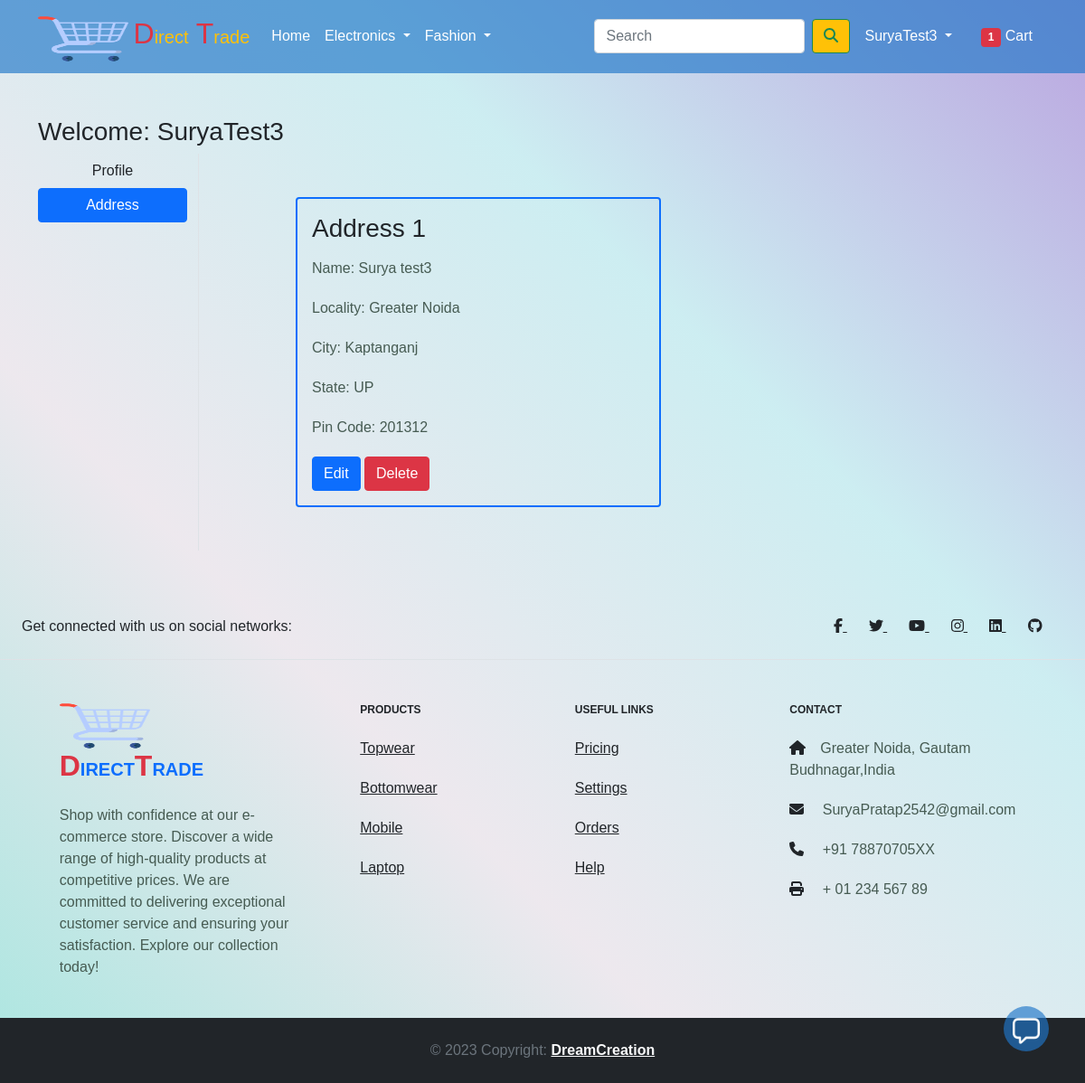
The page /address/ (signed in) on the database its author committed.
### app/models.py (models this page shows, shortened)
class Customer(models.Model):
    user=models.ForeignKey(User,on_delete=models.CASCADE)
    name=models.CharField(max_length=200)
    locality=models.CharField(max_length=200)
    city=models.CharField(max_length=50)
    zipcode=models.IntegerField()
    state=models.CharField(choices=STATE_CHOICES,max_length=50)

### app/views.py (the view)
# urls.py: path('address/', views.address, name='address'),
@login_required
def address(request):
    add = Customer.objects.filter(user=request.user)
    return render(request, 'app/address.html', {'add': add, 'active': 'btn-primary'})

### app/context_processors.py (called while the page is built)
def cart_count(request):
    if request.user.is_authenticated:
        cart_count = Cart.objects.filter(user=request.user).count()
    else:
        cart_count = 0
    return {'cart_count': cart_count}

### app/templates/app/address.html (shortened to what this page needs)
{% extends 'app/base.html' %}
{% load static %}
{% block main-content %}
<div class="container my-5">
    <div class="row">
        <h3>Welcome: <span class="text-capitalize">{{ request.user }}</span></h3>
        <div class="col-sm-2 border-end">
            <ul class="list-unstyled">
                <li class="d-grid"><a href="{% url 'profile' %}" class="btn">Profile</a></li>
                <li class="d-grid"><a href="{% url 'address' %}" class="btn {{ active }}">Address</a></li>
            </ul>
        </div>
        <div class="col-sm-9 offset-sm-1 mt-5">
            <div class="row">
                {% for ad in add %}
                <div class="col-sm-6">
                    <div class="card bg-transparent border border-primary border-2 border-rounded mb-5">
                        <div class="card-body">
                            <h3>Address {{ forloop.counter }}</h3>
                            <p>Name: {{ ad.name }}</p>
                            <p>Locality: {{ ad.locality }}</p>
                            <p>City: {{ ad.city }}</p>
                            <p>State: {{ ad.state }}</p>
                            <p>Pin Code: {{ ad.zipcode }}</p>
                            <div class="mt-3">
                                <a href="{% url 'edit_address' address_id=ad.id %}" class="btn btn-primary">Edit</a>
                                <form action="{% url 'delete_address' address_id=ad.id %}" method="post" style="display: inline;">
                                    <button type="submit" class="btn btn-danger">Delete</button>
                                </form>
                            </div>
                        </div>
                    </div>
                </div>
                {% endfor %}
            </div>
        </div>
    </div>
</div>
{% endblock main-content %}

### app/templates/app/base.html (shortened to what this page needs)
<!doctype html>
{% load static %}
<html lang="en">
<head>
  <link href="https://cdn.jsdelivr.net/npm/bootstrap@5.0.0-beta1/dist/css/bootstrap.min.css" rel="stylesheet"
>
  <link rel="stylesheet" href="{% static 'app/css/owl.carousel.min.css' %}">
  <link rel="stylesheet" href="{% static 'app/css/all.min.css' %}">
  <link rel="stylesheet" href="{% static 'app/css/style.css' %}">
  <link rel="stylesheet" href="{% static 'app/css/card.css' %}">
  <link rel="stylesheet" href="{% static 'app/css/chat.css' %}">
</head>
<body>
  <nav class="navbar navbar-expand-lg ">
    <div class="container">
      <a class="navbar-brand text-warning" href="/"> <img src="{% static 'app/images/shopping-cart.png' %}" width="100"
          height="50" margin-left="-30px" class="logo" alt="">
        <span class="text-danger fs-2">D</span>irect<span class="text-danger fs-2"> T</span>rade</a>
      <div class="collapse navbar-collapse" id="navbarSupportedContent">
        <ul class="navbar-nav me-auto mb-2 mb-lg-0">
          <li class="nav-item">
            <a class="nav-link active text-white" aria-current="page" href="/">Home</a>
          </li>
          <li class="nav-item dropdown">
            <a class="nav-link dropdown-toggle text-white" href="#" id="electronicsDropdown" role="button"
              data-bs-toggle="dropdown" aria-expanded="false">
              Electronics
            </a>
          </li>
          <li class="nav-item dropdown">
            <a class="nav-link dropdown-toggle text-white" href="#" id="fashionDropdown" role="button"
              data-bs-toggle="dropdown" aria-expanded="false">
              Fashion
            </a>
          </li>
        </ul>
        <form class="d-flex" action="{% url 'search_results' %}" method="GET">
          <input class="form-control me-2" type="search" placeholder="Search" aria-label="Search" name="q">
          <button class="btn btn-warning btn-outline-success" type="submit"> <i class="fas fa-search"></i></button>
        </form>
        <div>
          <ul class="navbar-nav me-auto mb-2 mb-lg-0">
            {% if request.user.is_authenticated %}
            <li class="nav-item dropdown mx-2">
              <a class="nav-link dropdown-toggle text-white" href="#" id="profileDropdown" role="button"
                data-bs-toggle="dropdown" aria-expanded="false">
                <span class="text-capitalize">{{request.user.username|capfirst}}</span>
              </a>
            </li>
            <li class="nav-item mx-2">
              <a href="{% url 'showcart' %}" class="nav-link text-white">
                  <span class="badge bg-danger">{{ cart_count }}</span>
                  Cart
              </a>
            </li>
            {% endif %}
          </ul>
        </div>
      </div>
    </div>
  </nav>
  {% block main-content %} {% endblock main-content %}
  <footer class="text-center text-lg-start bgc text-muted">
    <section class="d-flex justify-content-center justify-content-lg-between p-4 border-bottom text-dark">
      <div class="me-5 d-none d-lg-block">
        <span>Get connected with us on social networks:</span>
      </div>
      <div>
        <a href="https://www.facebook.com/profile.php?id=100029290171764" class="me-4 text-dark">
          <i class="fab fa-facebook-f"></i>
        </a>
        <a href="https://twitter.com/suryapratp788" class="me-4 text-reset">
          <i class="fab fa-twitter"></i>
        </a>
        <a href="https://www.youtube.com/c/DreamPoint" class="me-4 text-reset">
          <i class="fab fa-youtube"></i>
        </a>
        <a href="https://www.instagram.com/suryapratap6473/" class="me-4 text-reset">
          <i class="fab fa-instagram"></i>
        </a>
        <a href="https://www.linkedin.com/in/surya-pratap-singh-288bb4132/" class="me-4 text-reset">
          <i class="fab fa-linkedin"></i>
        </a>
        <a href="https://github.com/SuryaPratap2542" class="me-4 text-reset">
          <i class="fab fa-github"></i>
        </a>
      </div>
    </section>
    <section class="text-dark">
      <div class="container text-center text-md-start mt-5">
        <div class="row mt-3">
          <div class="col-md-3 col-lg-4 col-xl-3 mx-auto mb-4">
            <h6 class="text-uppercase fw-bold mb-4 text-dark">
              <img src="{% static 'app/images/shopping-cart.png' %}" width="100" height="50" margin-left="-30px"
                class="logo" alt="">
              <a class="navbar-brand" href="/"><span class="text-danger fs-2">D</span>irect<span
                  class="text-danger fs-2">T</span>rade</a>
            </h6>
            <p>
              Shop with confidence at our e-commerce store. Discover a wide range of high-quality products at
              competitive prices. We are committed to delivering exceptional customer service and ensuring your
              satisfaction. Explore our collection today!
            </p>
          </div>
          <div class="col-md-2 col-lg-2 col-xl-2 mx-auto mb-4 text-dark">
            <h6 class="text-uppercase fw-bold mb-4">
              Products
            </h6>
            <p>
              <a href="{% url 'topwear' %}" class="text-dark">Topwear</a>
            </p>
            <p>
              <a href="{% url 'bottomwear' %}" class="text-dark">Bottomwear</a>
            </p>
            <p>
              <a href="{% url 'mobile' %}" class="text-dark">Mobile</a>
            </p>
            <p>
              <a href="{% url 'laptop' %}" class="text-dark">Laptop</a>
            </p>
          </div>
          <div class="col-md-3 col-lg-2 col-xl-2 mx-auto mb-4">
            <h6 class="text-uppercase fw-bold mb-4">
              Useful links
            </h6>
            <p>
              <a href="#!" class="text-dark">Pricing</a>
            </p>
            <p>
              <a href="#!" class="text-dark">Settings</a>
            </p>
            <p>
              <a href="#!" class="text-dark">Orders</a>
            </p>
            <p>
              <a href="#!" class="text-dark">Help</a>
            </p>
          </div>
          <div class="col-md-4 col-lg-3 col-xl-3 mx-auto mb-md-0 mb-4 ">
            <h6 class="text-uppercase fw-bold mb-4 text-dark">Contact</h6>
            <p><i class="fas fa-home me-3 text-dark"></i>Greater Noida, Gautam Budhnagar,India</p>
            <p>
              <i class="fas fa-envelope me-3 text-dark"></i>
              SuryaPratap2542@gmail.com
            </p>
            <p><i class="fas fa-phone me-3 text-dark"></i> +91 78870705XX</p>
            <p><i class="fas fa-print me-3 text-dark"></i> + 01 234 567 89</p>
          </div>
        </div>
      </div>
    </section>
    <div class="text-center p-4 bg-dark">
      © 2023 Copyright:
      <a class=" text-light fw-bold" href="https://mdbootstrap.com/">DreamCreation</a>
    </div>
  </footer>
  <div id="chat-section" class="chat">
    <button class="chatbot-toggler">
        <span><img src="{% static 'app/images/message.png' %}" alt="" srcset=""></span>
    </button>
  </div>
</body>
</html>

### app/static/app/css/style.css (style rules this page uses)
body { background: linear-gradient(to top right, #aae6e0,#e9e3ead0,#c0e9eecb,#a98fd8cc); }
nav { background: #2077c8a8; }
* { margin: 0; padding: 0; box-sizing: border-box; font-family: 'Spartan', sans-serif; }
h6 { font-weight: 50px; font-size: 12px; }
p { font-size: 16px; color: #465b52; margin: 15px 0 20px 0; }

### app/static/app/css/chat.css (style rules this page uses)
.chatbot-toggler { position: fixed; right: 40px; bottom: 35px; height: 50px; width: 50px; color: #fff; border: none; display: flex; align-items: center; justify-content: center; outline: none; cursor: pointer; background:#2077c8a8 ; border-radius: 50%; transition: all 0.2s ease; z-index: 9999; }
.chatbot-toggler span { position: absolute; }

### rows shown on the page
Customer: name "Surya test3", locality "Greater Noida", city "Kaptanganj", state "UP", zipcode "201312"

### other values the page prints
{{ request.user.username|capfirst }} "SuryaTest3"
{{ cart_count }} "1"
{{ request.user }} "SuryaTest3"
